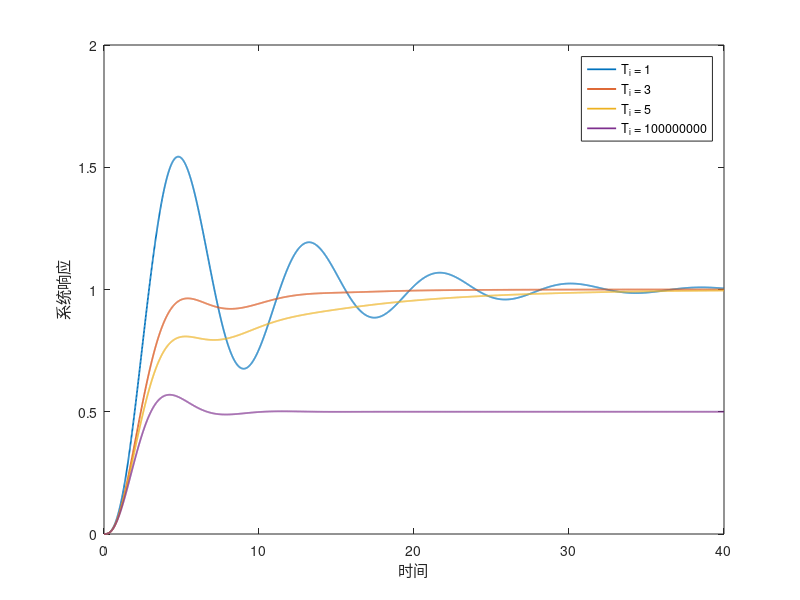
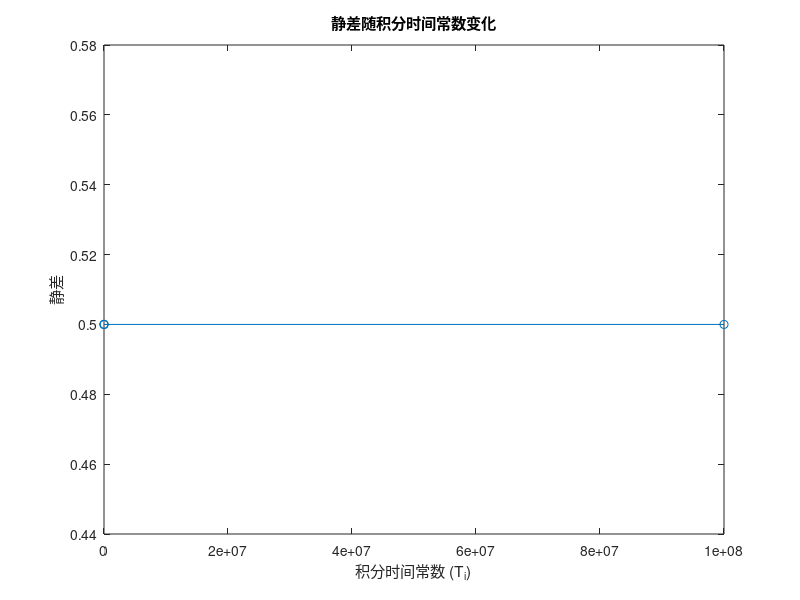

Reproduce these figures in MATLAB, in order.
% 定义传递函数
num = 1;
den = [1, 3, 3, 1];
sys = tf(num, den);

% 设置不同的积分时间常数
T_i_values = [1, 3, 5, 100000000];
kp = 1;  % 比例增益

% 初始化存储静差和时间向量
steady_state_error = zeros(size(T_i_values));
time_vector = 0:0.01:40;

% 创建图表
figure;

% 绘制不同积分时间常数下的阶跃响应
for i = 1:length(T_i_values)
    T_i = T_i_values(i);
    
    % 创建PID控制器
    num_pid = [kp * T_i, kp];
    den_pid = [T_i, 0];
    pid_controller = tf(num_pid, den_pid);
    
    % 闭环系统
    closed_loop_sys = feedback(pid_controller * sys, 1);
    
    % 计算静差
    steady_state_error(i) = 1 / (1 + dcgain(closed_loop_sys));
    
    % 绘制阶跃响应
    plot(time_vector, step(closed_loop_sys, time_vector), 'LineWidth', 1.25, 'DisplayName', ['T_i = ' num2str(T_i)]);
    hold on;
end

xlabel('时间');
ylabel('系统响应');
% title('不同积分时间常数下的系统阶跃响应');
legend('Location', 'Best');

% 显示静差随T_i变化的图表
figure;
plot(T_i_values, steady_state_error, '-o');
xlabel('积分时间常数 (T_i)');
ylabel('静差');
title('静差随积分时间常数变化');
